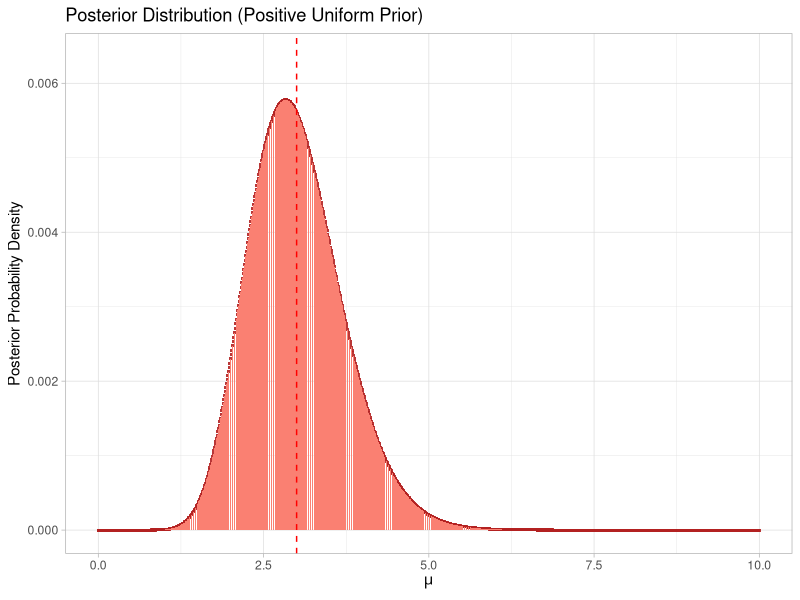
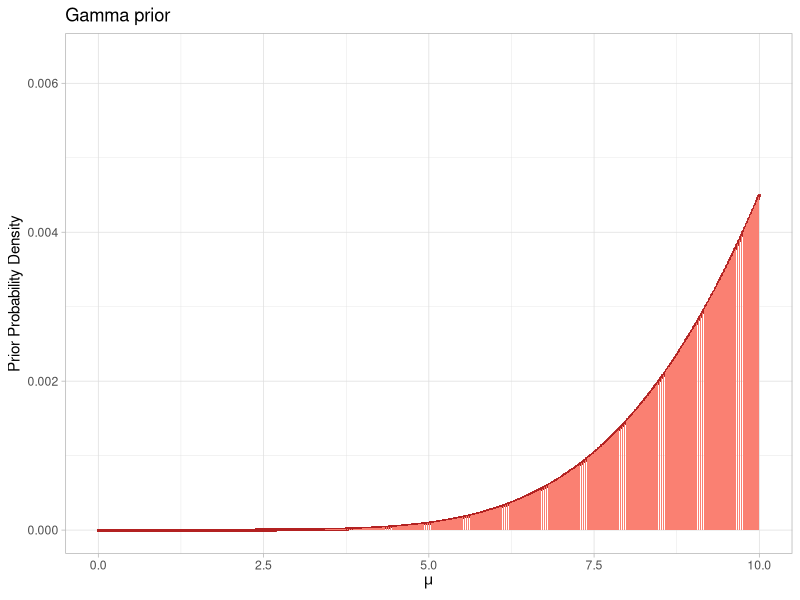
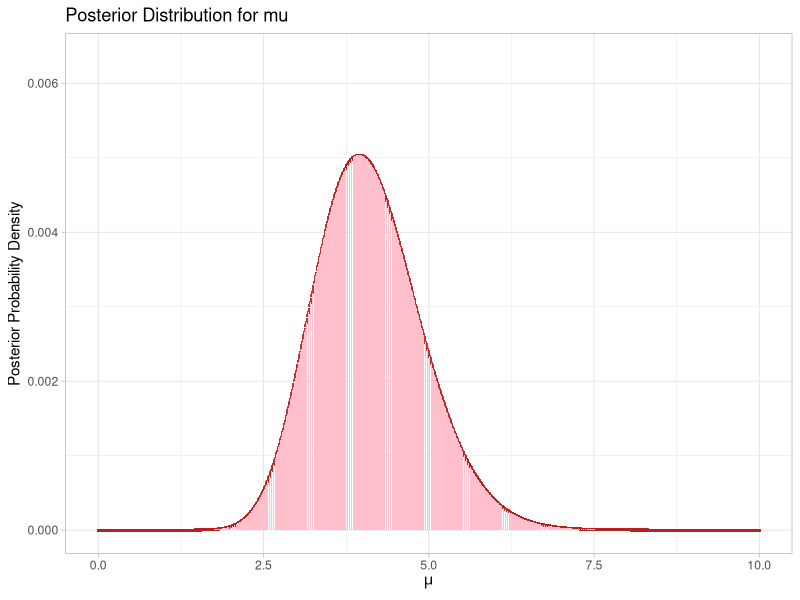
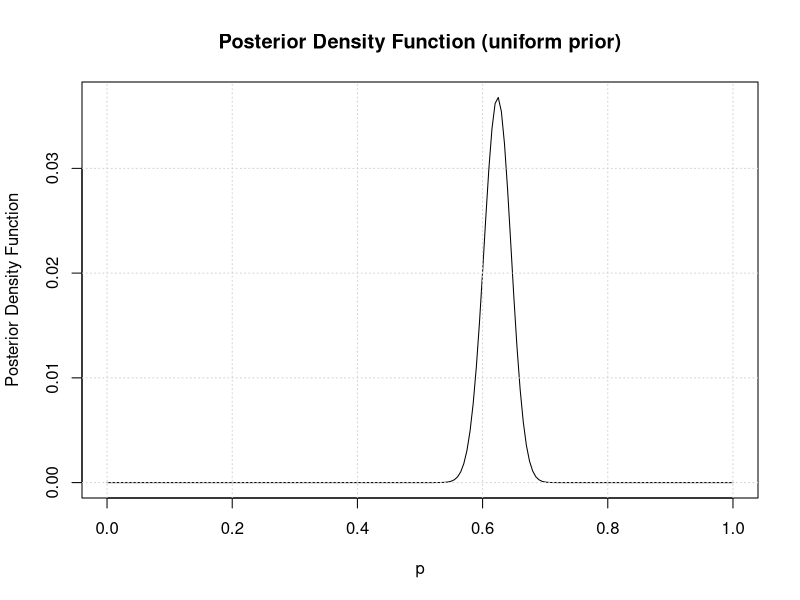
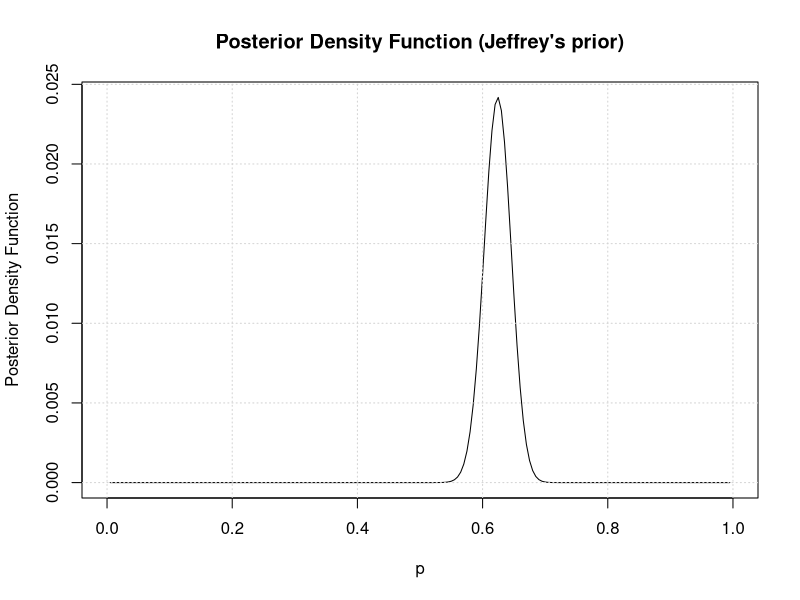
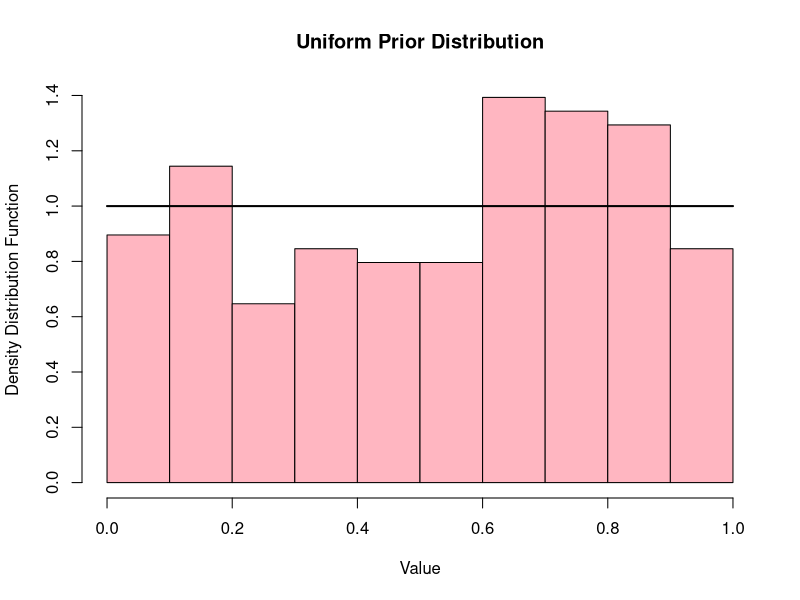
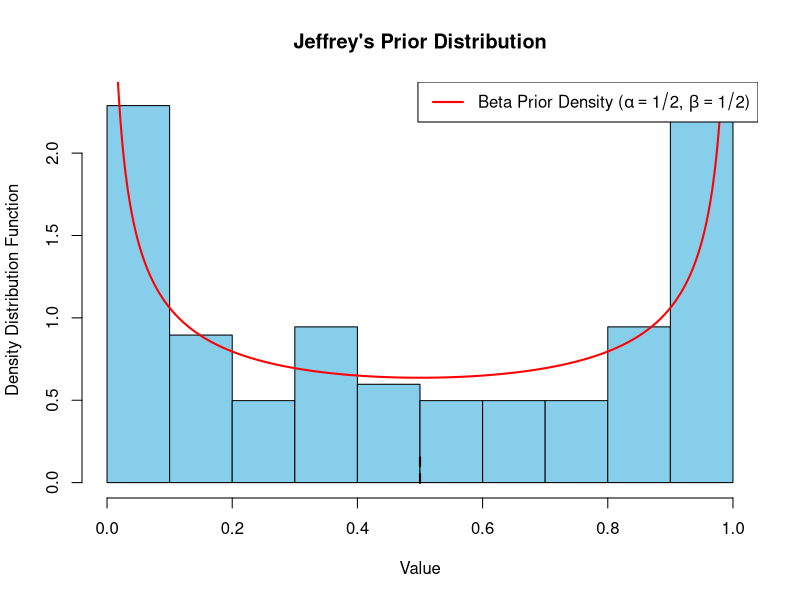
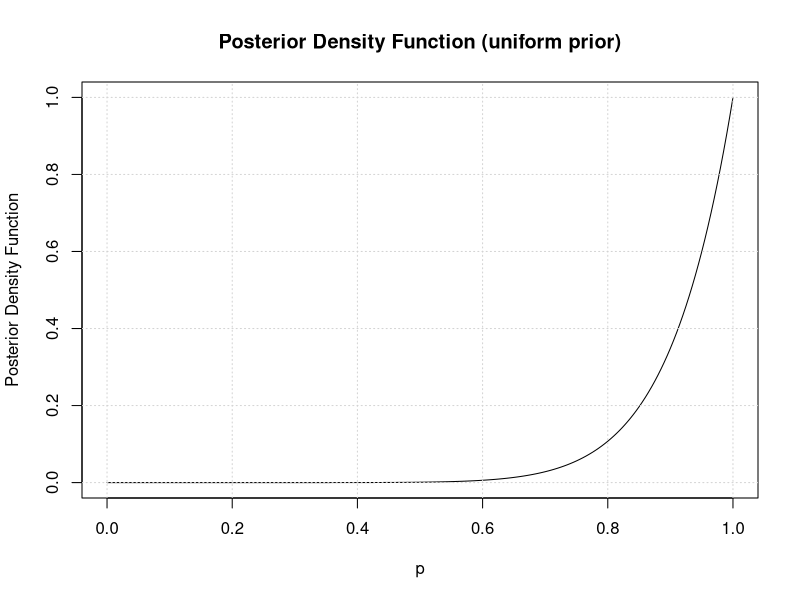

These charts were generated, in order, by the following R code:
## ---- chunk 1
knitr::opts_chunk$set(echo = TRUE)
## ---- chunk 2
library(ggplot2)

## Introducing the observed data 

N_par <- c(4, 1, 3, 1, 5, 3)
Dt <- 10 #s

## Assuming a positive uniform prior for mu 


## Defining the likelihood, it is the function that represents the probability of measung a given value of D before taking the measure 

likelihood <- function(mu, data) {
  prod(dpois(data, lambda = mu))
}

mu_values <- seq(0, 10, by = 0.01)

posterior_un <- sapply(mu_values, likelihood, data = N_par)

posterior <- posterior_un / sum(posterior_un)

N <- length(N_par)
mean_analytical <- sum(N_par + 1) / (N + 1)
variance_analytical <- (sum(N_par) + 1) / ((N+1)^2 * (N + 2))

mean_numerical <- sum(mu_values * posterior)
median_numerical <- quantile(mu_values, 0.5, probs = posterior)[[1]]
variance_numerical <- sum((mu_values - mean_numerical)^2 * posterior)

cat('Posterior Mean (Analytical):', mean_analytical, '\n')
cat('Posterior Variance (Analytical):', variance_analytical, '\n')


cat('Posterior Mean (Numerical):', mean_numerical, '\n')
cat('Posterior Median (Numerical):', median_numerical, '\n')
cat('Posterior Variance (Numerical):', variance_numerical, '\n')

# -------------------------------

df <- data.frame(mu = mu_values, posterior = posterior)

# Create the ggplot object
ggplot(df, aes(x = mu, y = posterior)) +
  geom_point(color = 'firebrick', size = 0.7, alpha = 0.9, shape = 15) +
  geom_histogram(fill = "salmon", stat = 'identity') +  # Use geom_col for a histogram-like plot
  labs(x = expression(mu),
       y = 'Posterior Probability Density',
       title = "Posterior Distribution (Positive Uniform Prior)") +
  xlim(0, 10) +
  ylim(0, max(posterior * 1.1)) + 
  theme_light() +  # Use a light theme with white background
  theme(panel.background = element_rect(fill = "white")) +  # Set the panel background to white 
  geom_vline(xintercept = mean_numerical, linetype = 'dashed', color = 'red')

# ---------------------------------------



## RIVEDERE VALOR
## ---- chunk 3
library(ggplot2)

mu_prior <- 3
sigma_prior <- 1

k <- (mu_prior / sigma_prior)^2
theta <- sigma_prior^2 / mu_prior

x <- seq(0, 10, by = 0.01)  # Range of values for the Gamma distribution

prior_density <- function(x, shape, rate) {
  dgamma(x, shape = shape, rate = rate)
}

posterior_density <- function(mu, data) {
  shape_prior <- k
  rate_prior <- theta
  prior <- dgamma(mu, shape = shape_prior, rate = rate_prior)
  likelihood <- prod(dpois(data, lambda = mu))
  posterior <- prior * likelihood
  return(posterior)
}


# Plot the Gamma prior distribution -------------------------

prior_values <- prior_density(x, shape = k, rate = theta)

df2 <- data.frame(mu = x, posterior = prior_values)

# Create the ggplot object
ggplot(df2, aes(x = mu, y = posterior)) +
  geom_point(color = 'firebrick', size = 0.7, alpha = 0.9, shape = 15) +
  geom_histogram(fill = "salmon", stat = 'identity') +  # Use geom_col for a histogram-like plot
  labs(x = expression(mu),
       y = 'Prior Probability Density',
       title = "Gamma prior") +
  xlim(0, 10) +
  ylim(0, max(posterior * 1.1)) + 
  theme_light() +  # Use a light theme with white background
  theme(panel.background = element_rect(fill = "white"))  # Set the panel background to white

# -------------------------------------------------------


posterior_values <- sapply(mu_values, posterior_density, data = N_par)

# Normalize posterior density
posterior_density_normalized <- posterior_values / sum(posterior_values)


# Plot posterior distribution --------------------------

df3 <- data.frame(mu = mu_values, posterior = posterior_density_normalized)

# Create the ggplot object
ggplot(df3, aes(x = mu, y = posterior)) +
  geom_point(color = 'firebrick', size = 0.7, alpha = 0.9, shape = 15) +
  geom_histogram(fill = "pink", stat = 'identity') +  # Use geom_col for a histogram-like plot
  labs(x = expression(mu),
       y = 'Posterior Probability Density',
       title = paste('Posterior Distribution for mu ' )) +
  xlim(0, 10) +
  ylim(0, max(posterior * 1.1)) + 
  theme_light() +  # Use a light theme with white background
  theme(panel.background = element_rect(fill = "white"))  # Set the panel background to white

# -------------------------------------------------------


N <- length(N_par)
mean_analytical <- (sum(N_par) + mu_prior) / (N + 1)
median_analytical <- qgamma(0.5, shape = k + sum(N_par, scale = theta + 1))
variance_analytical <- (median_analytical) / (N + 1)

mean_numerical <- sum(mu_values * posterior)
median_numerical <- quantile(mu_values, 0.5, probs = posterior_density_normalized)[[1]]
variance_numerical <- sum((mu_values - mean_numerical)^2 * posterior_density_normalized)

cat('Posterior Mean (Analytical):', mean_analytical, '\n')
cat("Posterior Median (Analytical):", median_analytical, "\n")
cat('Posterior Variance (Analytical):', variance_analytical, '\n')


cat('Posterior Mean (Numerical):', mean_numerical, '\n')
cat('Posterior Median (Numerical):', median_numerical, '\n')
cat('Posterior Variance (Numerical):', variance_numerical, '\n')

## DOPO AVER AGGIUSTATO IL VALORE DELLA MEDIA AGGIUNGERLA SUL GRAFICO 

### RIVEDERE
## ---- chunk 4

# Function to calculate the cumulative posterior probability
cumulative_posterior <- cumsum(posterior_density_normalized)

# Find the lower and upper bounds of the 95% credibility interval
lower_bound <- min(mu_values[cumulative_posterior >= 0.025])
upper_bound <- max(mu_values[cumulative_posterior <= 0.975])

# Print the 95% credibility interval
cat("95% Credibility Interval (Gamma Prior): [", lower_bound, ", ", upper_bound, "]\n")

# Calculate the mean and standard deviation of the posterior distribution
posterior_mean <- mean_analytical
posterior_sd <- sqrt(variance_analytical)

# Calculate the 95% credibility interval using normal approximation
normal_lower_bound <- qnorm(0.025, mean = posterior_mean, sd = posterior_sd)
normal_upper_bound <- qnorm(0.975, mean = posterior_mean, sd = posterior_sd)

# Print the 95% credibility interval using normal approximation
cat("95% Credibility Interval (Normal Approximation): [", normal_lower_bound, ", ", normal_upper_bound, "]\n")


## ---- chunk 5

## Considering first a uniform prior

n <- 500
r <- 312

alpha <- 1/2
beta <- 1/2

likelihood <- function(r, p, n) {
  dbinom(r, size = n, prob = p)
}

uniform_prior <- function(p) {
  dunif(p, min = 0, max = 1)
}

jeffreys_prior <- function(p) {
  dbeta(p, shape1 = 1/2, shape2 = 1/2)
}


posterior <- function(r, p, n, prior_function) {
       lklhd <- likelihood(r, p, n)   # binomial function
       prior <- prior_function(p)   # uniform or jeffreys
       post <- lklhd * prior
       return(post)
}

n_samples <- 201

p_values <- seq(0, 1, length.out = n_samples)
delta <- 1 / n_samples


uniform_posterior_values <- posterior(r, p_values, n, uniform_prior)
jeffreys_posterior_values <- posterior(r, p_values, n, jeffreys_prior)


# -------------------------- MEAN AND VARIANCE -----------------------------


calculate_posterior_mean_variance <- function(delta, posterior_values, p_values) {
  
  posterior_mean <- sum((p_values * posterior_values) * delta)
  
  posterior_variance <- sum((p_values - posterior_mean)^2 * posterior_values) * delta
  return(list(mean = posterior_mean, variance = posterior_variance))
}

uniform_mean_variance <- calculate_posterior_mean_variance(delta, uniform_posterior_values, p_values)


jeffreys_mean_variance <- calculate_posterior_mean_variance(delta, jeffreys_posterior_values, p_values)


mean <- alpha /( alpha + beta) # Mean of the Jeffrey's prior distribution 
mode <- (alpha - 1)/( alpha + beta - 2)

cat("Uniform Prior (U(0, 1)):\n")
cat("Posterior Mean:", uniform_mean_variance$mean, "\n")
cat("Posterior Variance:", uniform_mean_variance$variance, "\n\n")

cat("Jeffrey's Prior (Beta(1/2, 1/2)):\n")
cat("Posterior Mean:", jeffreys_mean_variance$mean, "\n")
cat("Posterior Variance:", jeffreys_mean_variance$variance, "\n")


## -------------------------- PLOTTING ------------------------------

plot(p_values, uniform_posterior_values, type = 'l', main = 'Posterior Density Function (uniform prior)', xlab = 'p', ylab = 'Posterior Density Function')
grid()


plot(p_values, jeffreys_posterior_values, type = 'l', main = 'Posterior Density Function (Jeffrey\'s prior)', xlab = 'p', ylab = 'Posterior Density Function')
grid()


p_prior_hist <- runif(201, 0, 1)
hist(p_prior_hist, freq = FALSE, col = 'lightpink', main = 'Uniform Prior Distribution', xlab = 'Value', ylab = 'Density Distribution Function')
curve(uniform_prior, add = TRUE, col = 'black', lwd = 2, n = 1000)



j_prior_hist <- rbeta(201, shape1 = alpha, shape2 = beta)
hist(j_prior_hist, freq = FALSE, col = "skyblue", main = "Jeffrey\'s Prior Distribution", xlab = "Value", ylab = "Density Distribution Function", xlim = c(0,1))
curve(jeffreys_prior, add = TRUE, col = "red", lwd = 2, n = 1000)
lines(c(mode , mode), c(0, 0.2), lty=2, lwd=2)
lines(c(mean , mean), c(0, 0.2), lty=2, lwd=2)

legend('topright', legend = expression(paste("Beta Prior Density (", alpha == 1/2, ", ", beta == 1/2, ")", sep = "")), col = "red", lwd = 2)

print(paste('Mean =', mean, ' Mode = ', mode))

## ---- chunk 6
nB <- 10 
rB <- 10 
    
uniform_posterior_valuesB <- posterior(rB, p_values, nB, uniform_prior)    
uniform_mean_varianceB <- calculate_posterior_mean_variance(delta, uniform_posterior_valuesB, p_values)

plot(p_values, uniform_posterior_valuesB, type = 'l', main = 'Posterior Density Function (uniform prior)', xlab = 'p', ylab = 'Posterior Density Function')
grid()

    
cat('Mean of the posterior distribution (researcher B): ', uniform_mean_varianceB$mean, ' \n ')
cat('Variance of the posterior distribution (researcher B): ', uniform_mean_varianceB$variance, ' \n')
    
## CONTROLLARE I VALORI OTTENUTI 
    
## ---- chunk 7
# Vedere se i valori sono corretti e rifare 



## ---- chunk 8




## ---- chunk 9
install.packages("gridExtra")
library(gridExtra)

## Assuming first a flat prior 

n_tosses <- 30 
out <- c(TRUE, TRUE, TRUE, TRUE, TRUE, FALSE, TRUE, TRUE, FALSE, FALSE, TRUE, TRUE, FALSE, FALSE, FALSE, TRUE, FALSE, TRUE, FALSE, TRUE, FALSE, FALSE, TRUE, FALSE, TRUE, FALSE, TRUE, FALSE, FALSE, FALSE)

tails <- sum(out == TRUE)
heads <- sum(out == FALSE)

## Defining a binomial likelihood distribution 

likelihood <- function(p) dbinom(heads, n, p)


## Defining a uniform prior 

flat_prior <- function(p) {dunif(p, 0,1)}

## Defining a beta prior 

beta_prior <- function(p) {dbeta(p, 1,1)} #quali sono i valori di alpha e beta?

       
posterior <- function(p, likelihood, prior_func) {
  lklhd <- likelihood(p)
  prior <- prior_func(p)
  post <- lklhd * prior
  
  return(post)
}
  
p_values <- seq(0, 1, by = 0.001)

posterior_flat <- posterior(p_values, likelihood, flat_prior)
posterior_beta <- posterior(p_values, likelihood, beta_prior)

# Normalization constant
  
normalization_flat <- integrate(function(x) posterior(x, likelihood, flat_prior), 0, 1)$value
normalization_beta <- integrate(function(x) posterior(x, likelihood, beta_prior), 0, 1)$value

# Normalized posterior distributions
posterior_flat_normalized <- posterior_flat / normalization_flat
posterior_beta_normalized <- posterior_beta / normalization_beta


likelihood_values <- sapply(p_values, likelihood)
flat_prior_values <- sapply(p_values, flat_prior)
beta_prior_values <- sapply(p_values, beta_prior)
posterior_flat_values <- posterior_flat_normalized
posterior_beta_values <- posterior_beta_normalized

df_flat <- data.frame(mu = p_values, prior = flat_prior_values)
df_beta <- data.frame(mu = p_values, prior = beta_prior_values)
df_lklhd <- data.frame(mu = p_values, func = likelihood_values)
df_flat_post <- data.frame(mu = p_values, func = posterior_flat_values)
df_beta_post <- data.frame(mu = p_values, func = posterior_beta_values)
  
## ------------------------- Plotting ---------------------

plot_width <- 8  # Adjust the width as needed
plot_height <- 6  # Adjust the height as needed

likelihood_plot <- ggplot(df_lklhd, aes(x = mu, y = func)) +
  geom_line(aes(x = p_values, y = likelihood_values), color = "blue", size = 1) +
  labs(title = "Likelihood Distribution", x = "Probability of Heads (p)", y = "Density") +
   theme_minimal() 

flat_prior_plot <- ggplot(df_flat, aes(x = mu, y = prior)) +
  geom_line(aes(x = p_values, y = flat_prior_values), color = "green", size = 1) +
  labs(title = "Flat Prior Distribution", x = "Probability of Heads (p)", y = "Density") +
  theme_minimal()

beta_prior_plot <- ggplot(df_beta, aes(x = mu, y = prior)) +
  geom_line(aes(x = p_values, y = beta_prior_values), color = "orange", size = 1) +
  labs(title = "Beta Prior Distribution", x = "Probability of Heads (p)", y = "Density") +
  theme_minimal()

posterior_flat_plot <- ggplot(df_flat_post, aes(x = mu, y = func)) +
  geom_line(aes(x = p_values, y = posterior_flat_values), color = "red", size = 1) +
  labs(title = "Posterior Distribution (Flat Prior)", x = "Probability of Heads (p)", y = "Density") +
  theme_minimal()

posterior_beta_plot <- ggplot(df_beta_post, aes(x = mu, y = func)) +
  geom_line(aes(x = p_values, y = posterior_beta_values), color = "purple", size = 1) +
  labs(title = "Posterior Distribution (Beta Prior)", x = "Probability of Heads (p)", y = "Density") +
  theme_minimal()


#Arrange plots in a grid
#grid.arrange(likelihood_plot, flat_prior_plot, beta_prior_plot,
#            posterior_flat_plot, posterior_beta_plot,
 #          ncol = 2, nrow = 3)

likelihood_plot
flat_prior_plot
beta_prior_plot
posterior_flat_plot
posterior_beta_plot


# Le distribuzioni sono uguali perché le prior sono uguali (flat prior e beta prior)
## ---- chunk 10

## Let's first find the mode of the posterior probability density 
mode_index <- which.max(posterior_flat_values) #valore maggiore della posterior
mode_p <- p_values[mode_index]

cat('Most probable value for p:', mode_p, '\n')

cumulative_posterior <- cumsum(posterior_flat_values) # estimating the cumulative function 

lower_bound <- min(p_values[cumulative_posterior >= 0.025])
upper_bound <- max(p_values[cumulative_posterior <= 0.975])

cat('95% credibility interval: ', lower_bound, '-', upper_bound, ' \n')

## ---- chunk 11

## Let's now perform a sequential analysis of the data 
modes <- numeric(n_tosses)
lower_bounds <- numeric(n_tosses)
upper_bounds <- numeric(n_tosses)

for (i in 1:n_tosses) {
  data <- out[1:i]
  

  likelihood <- function(p) dbinom(sum(data == FALSE), length(data), p)
  
  posterior <- function(p) likelihood(p) * dbeta(p, 1, 1) #assuming a flat prior 
  
  p_values <- seq(0, 1, by = 0.001)
  posterior_values <- posterior(p_values)
  mode_index <- which.max(posterior_values)
  mode_p <- p_values[mode_index]
  modes[i] <- mode_p
  
  cumulative_posterior <- cumsum(posterior_values)
  lower_bound <- min(p_values[cumulative_posterior >= 0.025])
  upper_bound <- max(p_values[cumulative_posterior <= 0.975])
  lower_bounds[i] <- lower_bound 
  upper_bounds[i] <- upper_bound
}

# Plot results
plot(1:n_tosses, modes, type = "l", ylim = c(0, 1), xlab = "Number of Tosses", ylab = "Probability of Heads", main = "Sequential Analysis")
lines(1:n_tosses, lower_bounds, col = "blue", lty = 2)
lines(1:n_tosses, upper_bounds, col = "blue", lty = 2)
grid()
legend("topright", legend = c("Mode", "95% Credibility Interval"), col = c("black", "blue"), lty = c(1, 2))

## ---- chunk 12

## Should I evaluate the prior distribution also in this case?
## Should I evaluate the maximum probability also in this case?

